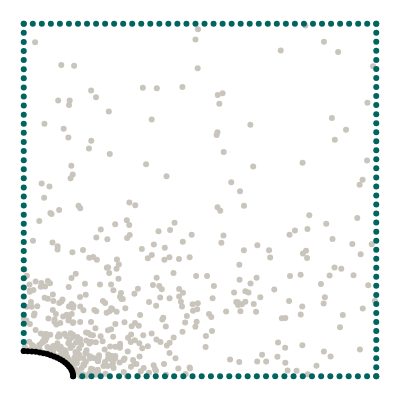

Source (notebook cell):
### Markdown cell above
## Geometry

We want to model a quarter of a plate with an elliptical hole. The domain itself is represented by collocation points, the boundaries are represented by uniformly sampled points along the perimeter.

### Code cell
import torch
from torch.optim.lr_scheduler import StepLR, ExponentialLR
import numpy as np
from scipy.stats import qmc
from plotly.express.colors import sequential
import plotly.graph_objects as go
import plotly.figure_factory as ff
from tqdm import tqdm
import matplotlib.pyplot as plt
from scipy.interpolate import interp1d


torch.set_default_dtype(torch.float64)
from global_constants import L, R, MU, LBD, N1, N2

from new_plate_elliptic_hole import Plate 

# Elliptical axis in x direction
Rx = 0.14
Ry = R**2 / Rx
# Edge samples
N = 40
# Number of collocation points
M = 500

# Epochs
epochs = 3000
# second epochs for second optimizer
epochs2 = 50
# Batch size
batch_size = 64
# Learning rate
lr = lr = 0.005
# Scheduler step width
scheduler_step = 500
# Gamma factor of scheduler
scheduler_gamma = 0.6
# Number of hidden neurons
hn = 20
# Weight of PDE lossWeight_NEU: 1.8841683879627231e-06, Weight_PDE: 3.1355081392423563e-06
W_PDE = 6.45e-06 #previous value -> 3.14e-06
# Weight of Neumann loss
W_NEU = 8.37e-06 #previous value -> 1.88e-06
# Weight of data losses
W_STRESS = 1.5e-03 #previous value -> 1.5e-05
W_DISP = 0.0


def generate_radii_list(min_Ra_x, max_Ra_x, step):
    num_steps = int((max_Ra_x - min_Ra_x) / step) + 1
    rad_x_list = np.linspace(min_Ra_x, max_Ra_x, num_steps)
    rad_x_list = [round(rad_x, 2) for rad_x in rad_x_list]
    rad_y_list = []
    for rad_x in rad_x_list:
        rad_y_list.append(R**2 / rad_x)
    return rad_x_list, rad_y_list

def generate_multiple_plates_dict(min_Ra_x, max_Ra_x, iteration):
    dict_plate_points = dict()
    tuples = [
            ("x_collo", 0, 0),
            ("y_collo", 0, 1),
            ("x_top", 1, 0),
            ("y_top", 1, 1),
            ("x_right", 2, 0),
            ("y_right", 2, 1),
            ("x_left", 3, 0),
            ("y_left", 3, 1),
            ("x_bottom", 4, 0),
            ("y_bottom", 4, 1),
            ("x_hole", 5, 0),
            ("y_hole", 5, 1),   
        ] 
    
    rad_x_list, rad_y_list = generate_radii_list(min_Ra_x, max_Ra_x, 0.01)
    for rad_x in rad_x_list:
        p1 = Plate(rad_x, N, M)
        #data_one_plate -> [collocation, top, right, left, bottom, hole, n_hole]
        data_one_plate = p1.generate_dataset()
        for tuple in tuples:
            key = tuple[0]
            dict_plate_points.setdefault(key, []).append(data_one_plate[tuple[1]][:,tuple[2]])
        #plotting one plate
        #p1.plot_plate_with_hole(*data_one_plate)
    for key in dict_plate_points: 
        #appending list of tensors to one tensor
        dict_plate_points[key] = torch.cat(dict_plate_points[key])
        print(key, "besteht aus",dict_plate_points[key].size(), "Datenpunkten")

    collo_points = torch.column_stack([dict_plate_points["x_collo"], dict_plate_points["y_collo"]])
    top_points = torch.column_stack([dict_plate_points["x_top"], dict_plate_points["y_top"]])
    right_points = torch.column_stack([dict_plate_points["x_right"], dict_plate_points["y_right"]])
    left_points = torch.column_stack([dict_plate_points["x_left"], dict_plate_points["y_left"]])
    bottom_points = torch.column_stack([dict_plate_points["x_bottom"], dict_plate_points["y_bottom"]])
    hole_points = torch.column_stack([dict_plate_points["x_hole"], dict_plate_points["y_hole"]])

    return collo_points, top_points, right_points, left_points, bottom_points, hole_points

#train_plates_data = generate_multiple_plates_dict(0.04, 0.18, 14)

p99 = Plate(0.14, N, M)
collocation, top, right, left, bottom, hole, n_hole = p99.generate_dataset()
p99.plot_plate_with_hole(collocation, top, right, left, bottom, hole, n_hole)

### Figure 1 — Plotly figure (JSON) as saved in the notebook; plotly's stock layout.template omitted (floating-point values rounded to 4 significant figures; data arrays with more than 128 entries replaced by an {"elided": "..."} marker saying what was removed)
{"data": [{"marker": {"color": "#C9C5BC"}, "mode": "markers", "type": "scatter", "x": {"elided": "500 float values"}, "y": {"elided": "500 float values"}}, {"marker": {"color": "#006561"}, "mode": "markers", "type": "scatter", "x": [0, 0.02564, 0.05128, 0.07692, 0.1026, 0.1282, 0.1538, 0.1795, 0.2051, 0.2308, 0.2564, 0.2821, 0.3077, 0.3333, 0.359, 0.3846, 0.4103, 0.4359, 0.4615, 0.4872, 0.5128, 0.5385, 0.5641, 0.5897, 0.6154, 0.641, 0.6667, 0.6923, 0.7179, 0.7436, 0.7692, 0.7949, 0.8205, 0.8462, 0.8718, 0.8974, 0.9231, 0.9487, 0.9744, 1], "y": [1, 1, 1, 1, 1, 1, 1, 1, 1, 1, 1, 1, 1, 1, 1, 1, 1, 1, 1, 1, 1, 1, 1, 1, 1, 1, 1, 1, 1, 1, 1, 1, 1, 1, 1, 1, 1, 1, 1, 1]}, {"marker": {"color": "#006561"}, "mode": "markers", "type": "scatter", "x": [0.14, 0.1661, 0.1921, 0.2182, 0.2442, 0.2703, 0.2964, 0.3224, 0.3485, 0.3745, 0.4006, 0.4267, 0.4527, 0.4788, 0.5048, 0.5309, 0.557, 0.583, 0.6091, 0.6352, 0.6612, 0.6873, 0.7133, 0.7394, 0.7655, 0.7915, 0.8176, 0.8436, 0.8697, 0.8958, 0.9218, 0.9479, 0.9739, 1], "y": [0, 0, 0, 0, 0, 0, 0, 0, 0, 0, 0, 0, 0, 0, 0, 0, 0, 0, 0, 0, 0, 0, 0, 0, 0, 0, 0, 0, 0, 0, 0, 0, 0, 0]}, {"marker": {"color": "#006561"}, "mode": "markers", "type": "scatter", "x": [0, 0, 0, 0, 0, 0, 0, 0, 0, 0, 0, 0, 0, 0, 0, 0, 0, 0, 0, 0, 0, 0, 0, 0, 0, 0, 0, 0, 0, 0, 0, 0, 0, 0, 0, 0, 0], "y": [0.07143, 0.09722, 0.123, 0.1488, 0.1746, 0.2004, 0.2262, 0.252, 0.2778, 0.3036, 0.3294, 0.3552, 0.381, 0.4067, 0.4325, 0.4583, 0.4841, 0.5099, 0.5357, 0.5615, 0.5873, 0.6131, 0.6389, 0.6647, 0.6905, 0.7163, 0.7421, 0.7679, 0.7937, 0.8194, 0.8452, 0.871, 0.8968, 0.9226, 0.9484, 0.9742, 1]}, {"marker": {"color": "#006561"}, "mode": "markers", "type": "scatter", "x": [1, 1, 1, 1, 1, 1, 1, 1, 1, 1, 1, 1, 1, 1, 1, 1, 1, 1, 1, 1, 1, 1, 1, 1, 1, 1, 1, 1, 1, 1, 1, 1, 1, 1, 1, 1, 1, 1, 1, 1], "y": [0, 0.02564, 0.05128, 0.07692, 0.1026, 0.1282, 0.1538, 0.1795, 0.2051, 0.2308, 0.2564, 0.2821, 0.3077, 0.3333, 0.359, 0.3846, 0.4103, 0.4359, 0.4615, 0.4872, 0.5128, 0.5385, 0.5641, 0.5897, 0.6154, 0.641, 0.6667, 0.6923, 0.7179, 0.7436, 0.7692, 0.7949, 0.8205, 0.8462, 0.8718, 0.8974, 0.9231, 0.9487, 0.9744, 1]}, {"marker": {"color": "black"}, "mode": "markers", "type": "scatter", "x": [0.14, 0.1395, 0.1381, 0.1357, 0.1324, 0.1282, 0.1231, 0.1172, 0.1105, 0.103, 0.09482, 0.08599, 0.07657, 0.06663, 0.05624, 0.04546, 0.03437, 0.02304, 0.01156, 8.573e-18], "y": [0, 0.005899, 0.01176, 0.01753, 0.02319, 0.02869, 0.034, 0.03907, 0.04387, 0.04838, 0.05255, 0.05637, 0.0598, 0.06282, 0.06541, 0.06756, 0.06924, 0.07045, 0.07118, 0.07143]}], "layout": {"height": 400, "margin": {"b": 0, "l": 0, "r": 0, "t": 0}, "showlegend": false, "width": 400, "xaxis": {"visible": false}, "yaxis": {"scaleanchor": "x", "visible": false}}}
